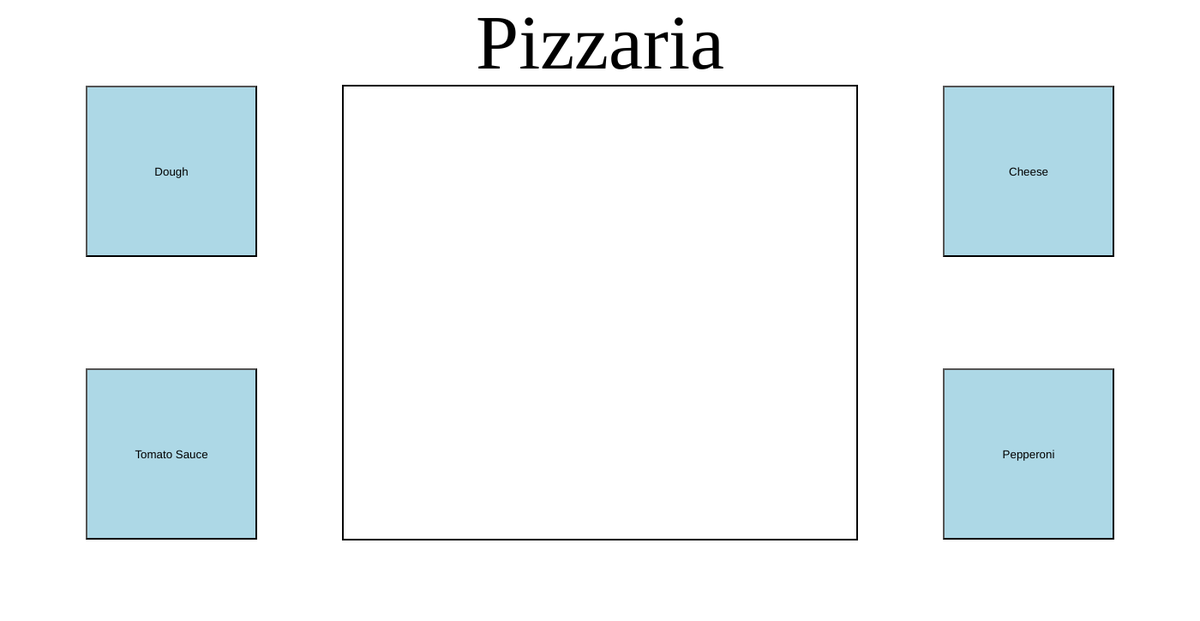
Frame 1 (no input)
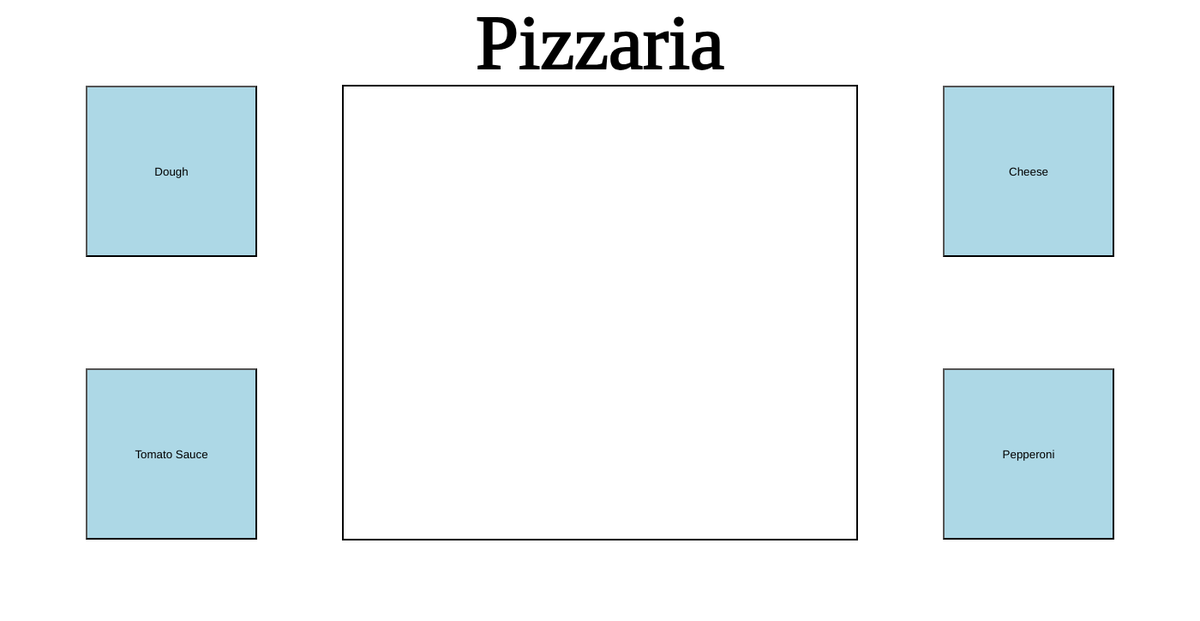
Frame 60 (no input)
Frame 120 (the mouse pressed at the canvas centre since frame 60): identical to frame 60, image omitted

The p5.js sketch that drew these frames (run headless with seeded random() and noise() and a simulated clock; from frame 60 on, the mouse is pressed at the canvas centre):

// p5.js sketch
// ── sketch.js
let big = 50

let doughbutton;
let saucebutton;
let cheesebutton;
let pepperonibutton;

let dough = false;
let pizzasauce = false;
let yummycheese = false;
let topping1 = false;

function setup() {
  createCanvas(1400, 725);

  doughbutton = createButton('Dough');
  doughbutton.style('background-color', "lightblue");
  doughbutton.style('textSize', big);
  doughbutton.style('textFont', "Georgia");
  doughbutton.position(100, 100);
  doughbutton.size(200, 200);
  doughbutton.mousePressed(makecrust);

  saucebutton = createButton('Tomato Sauce');
  saucebutton.style('background-color', "lightblue");
  saucebutton.position(100, 430);
  saucebutton.size(200, 200);
  saucebutton.mousePressed(makesauce);

  cheesebutton = createButton('Cheese');
  cheesebutton.style('background-color', "lightblue");
  cheesebutton.position(1100, 100);
  cheesebutton.size(200, 200);
  cheesebutton.mousePressed(makecheese);

  pepperonibutton = createButton('Pepperoni');
  pepperonibutton.style('background-color', "lightblue");
  pepperonibutton.position(1100, 430);
  pepperonibutton.size(200, 200);
  pepperonibutton.mousePressed(makepepperoni);
}

function draw(){
	background("white");
  crust();
  sauce();
  cheese();
  showpepperoni();

  textSize(90);
  textFont('Georgia');
  textAlign(CENTER);
  fill("black");
  text('Pizzaria', 700, 80);

  stroke("black")
  strokeWeight(2);
  noFill();
  rect(400, 100, 600, 530);
}

function pepperoni(x,y){
  fill(245, 19, 2);
  noStroke();
  ellipse(x, y, 50);
}

function showpepperoni(){
  if (topping1 == true && yummycheese == true && pizzasauce == true && dough == true ){
  pepperoni(600, 400);
  pepperoni(800, 450);
  pepperoni(720, 220);
  pepperoni(680, 450);
  pepperoni(640, 260);
  pepperoni(750, 340);
  pepperoni(680, 370);
  pepperoni(730, 500);
  pepperoni(740, 420);
  pepperoni(850, 380);
  pepperoni(820, 280);
  pepperoni(580, 325);
  pepperoni(610, 480);
  pepperoni(690, 305);
  }
  else{
  }
}

function crust(){
  if (dough == true){
    fill(227, 178, 54);
    noStroke();
    ellipse(700, 362, 460);
  }
  else{
  }
}

function sauce(){
  if (pizzasauce == true && dough == true){
    fill(245, 19, 2);
    noStroke();
    ellipse(700, 362, 398);
  }
  else{
  }
}

function cheese(){
  if (yummycheese == true && pizzasauce == true && dough == true){
    fill(250, 215, 40);
    noStroke();
    ellipse(700, 362, 378);
  }
  else{
  }
}

function makecrust(){
  dough = true;
}

function makesauce(){
  pizzasauce = true;
}

function makecheese(){
  yummycheese = true;
}

function makepepperoni(){
  topping1 = true;
}
